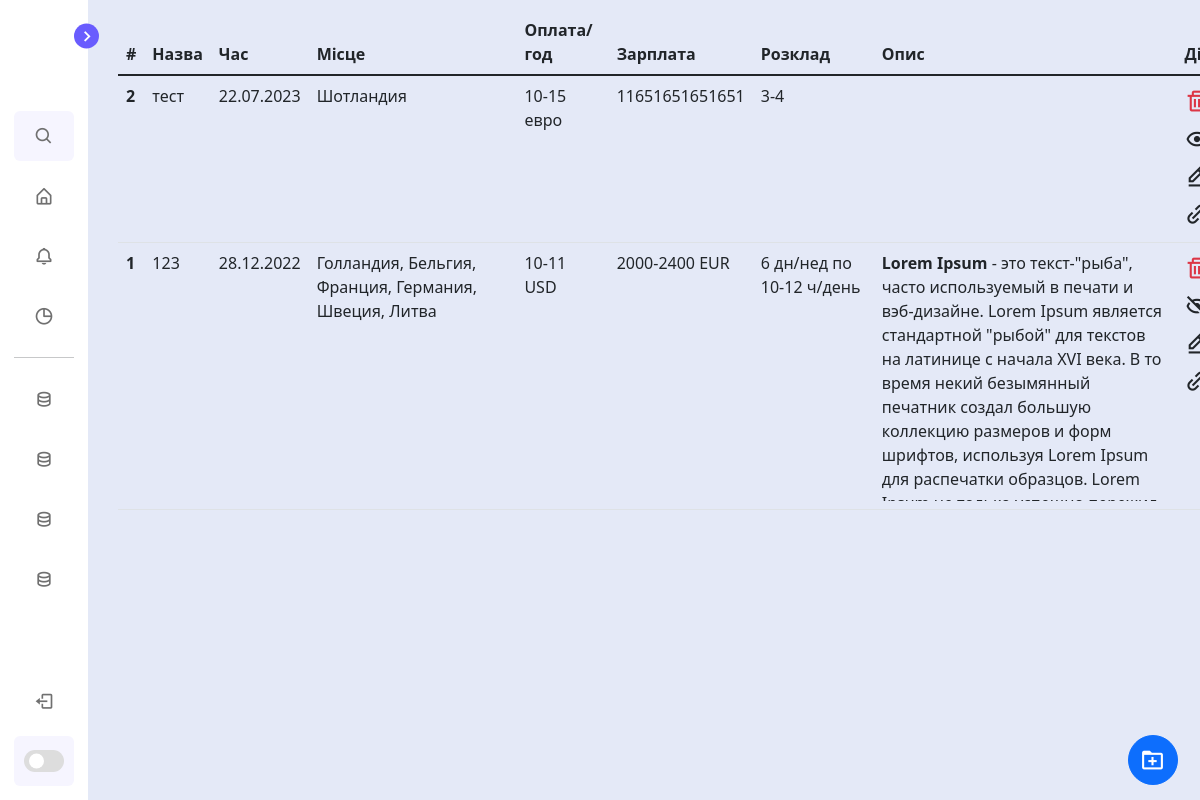
The page /admin/vacancies/ (signed in) on the database its author committed.
### main.py (models this page shows)
class Vacancies(db.Model):
    id = db.Column(db.Integer, primary_key=True)
    title = db.Column(db.String(255), nullable = False)
    post_time = db.Column(db.String(255), default=time.strftime("%d.%m.%Y", time.localtime()))
    schedule = db.Column(db.String(255), default="-")
    location = db.Column(db.String(255), default="-")
    hourly_rate = db.Column(db.String(255), default="-")
    salary = db.Column(db.String(255), default="-")
    vac_id = db.Column(db.String(255), default="-")
    description = db.Column(db.Text, default="-")
    isAvalible = db.Column(db.Boolean, default=False)
    img = db.Column(db.LargeBinary, default=None)
    apply_link = db.Column(db.Text, default=None)

### main.py (the view)
@app.route('/admin/vacancies/', methods=["GET", "POST"])
@login_required
def data_vacancies():
    if request.method == "POST":
        title = request.form['title']
        location = request.form['location']
        hourly_rate = request.form['hourly_rate']
        salary = request.form['salary']
        vac_id = request.form['vac_id']
        schedule = request.form['schedule']
        description = request.form['description']
        img = request.files['img']
        binary = img.read()
        apply_link = request.form['apply_link']
        try:
            db.session.add(Vacancies(title = title, location = location, hourly_rate=hourly_rate, salary = salary, schedule=schedule, vac_id = vac_id, description=description, img = binary, apply_link = apply_link))
            db.session.commit()
            return redirect('/admin/vacancies')
        except: return "<h1>Error</h1>"
    else: return render_template('/admin/vacancies.html', data=Vacancies.query.order_by(Vacancies.id.desc()).all(), user=Admins.query.get(current_user.get_id()))

### main.py (called while the page is built)
@login.user_loader
def load_user(user_id):
    return Admins.query.get(user_id)

### templates/admin/vacancies.html (shortened to what this page needs)
{% extends 'admin/admin_base.html' %}
{% block style %}
<link rel="stylesheet" href="{{ url_for('static',filename='css/admn/vacancies.css') }}">
{% endblock %}
{% block body %}
<div class="vacancie-hero">
<table class="table">
    <thead>
        <tr>
            <th scope="col">#</th>
            <th scope="col">Назва</th>
            <th scope="col">Час</th>
            <th scope="col">Місце</th>
            <th scope="col">Оплата/год</th>
            <th scope="col">Зарплата</th>
            <th scope="col">Розклад</th>
            <th scope="col">Опис</th>
            <th scope="col">Дії</th>
        </tr>
    </thead>
    <tbody>
        {% for el in data %}
        <tr>
            <th scope="row">{{ el.id }}</th>
            <td>{{ el.title }}</td>
            <td>{{ el.post_time }}</td>
            <td>{{ el.location }}</td>
            <td>{{ el.hourly_rate }}</td>
            <td>{{ el.salary }}</td>
            <td>{{ el.schedule }}</td>
            <td><div class="desc">{{ el.description|safe }}</div></td>
            <td>
                <div class="edit">
                    <a class="text-danger hidden-link" href="/admin/vacancies/{{ el.id }}/delete"><i class='bx bx-trash'></i></a>
                    {% if el.isAvalible == 1 %}
                    <a class="text-dark hidden-link" href="/admin/vacancies/{{ el.id }}/hide"><i class='bx bx-show'></i></a>
                    {% else %}
                    <a class="text-dark hidden-link" href="/admin/vacancies/{{ el.id }}/hide"><i class='bx bx-hide'></i></a>
                    {% endif %}
                    <a class="text-dark hidden-link" href="/admin/vacancies/{{ el.id }}/edit"><i class='bx bx-edit-alt'></i></a>
                    <a class="text-dark hidden-link" href="/vacancies/{{ el.id }}" target="_blank"><i class='bx bx-link-alt'></i></a>
                </div>
            </td>
        </tr>
        {% endfor %}
    </tbody>
</table>
<button type="button" class="btn btn-primary btn-add" data-bs-toggle="modal" data-bs-target="#exampleModal">
    <i class='bx bx-folder-plus' style="font-size: 25px;"></i>
</button>
</div>
{% endblock %}

### static/css/admn/style.css (style rules this page uses)
:root { --body-color: #E4E9F7; --sidebar-color: #FFF; --primary-color: #695CFE; --primary-color-light: #F6F5FF; --toggle-color: #DDD; --text-color: #707070; --tran-03: all 0.2s ease; --tran-03: all 0.3s ease; --tran-04: all 0.3s ease; --tran-05: all 0.3s ease; }
body { min-height: 100vh; background-color: var(--body-color); transition: var(--tran-05); }

### static/css/admn/vacancies.css (style rules this page uses)
.vacancie-hero { max-width: 100vw; max-height: 100%; padding: 10px; overflow-y: scroll; overflow-x: hidden; }
.btn-add { position: absolute; bottom: 15px; right: 50px; width: 50px; height: 50px; display: flex; justify-content: center; align-items: center; border-radius: 100%; }
.hidden-link { text-decoration: none; }
.desc { max-width: 700px; max-height: 250px; overflow-y: scroll; }
.edit { font-size: 25px; display: flex; flex-direction: column; }

### rows shown on the page
Vacancies: id "2", title "тест", post_time "22.07.2023", location "Шотландия", hourly_rate "10-15 евро", salary "11651651651651", schedule "3-4"
Vacancies: id "1", title "123", post_time "28.12.2022", location "Голландия, Бельгия, Франция, Германия, Швеция, Литва", hourly_rate "10-11 USD", salary "2000-2400 EUR", schedule "6 дн/нед по 10-12 ч/день", description "Lorem Ipsum - это текст-\"рыба\", часто используемый в печати и вэб-дизайне. Lorem Ipsum является стандартной \"рыбой\" для текстов на латинице с начала XVI века. В то время некий безымянный печатник создал большую коллекцию размеров и форм шрифтов, используя Lorem Ipsum для распечатки образцов. Lorem…"
